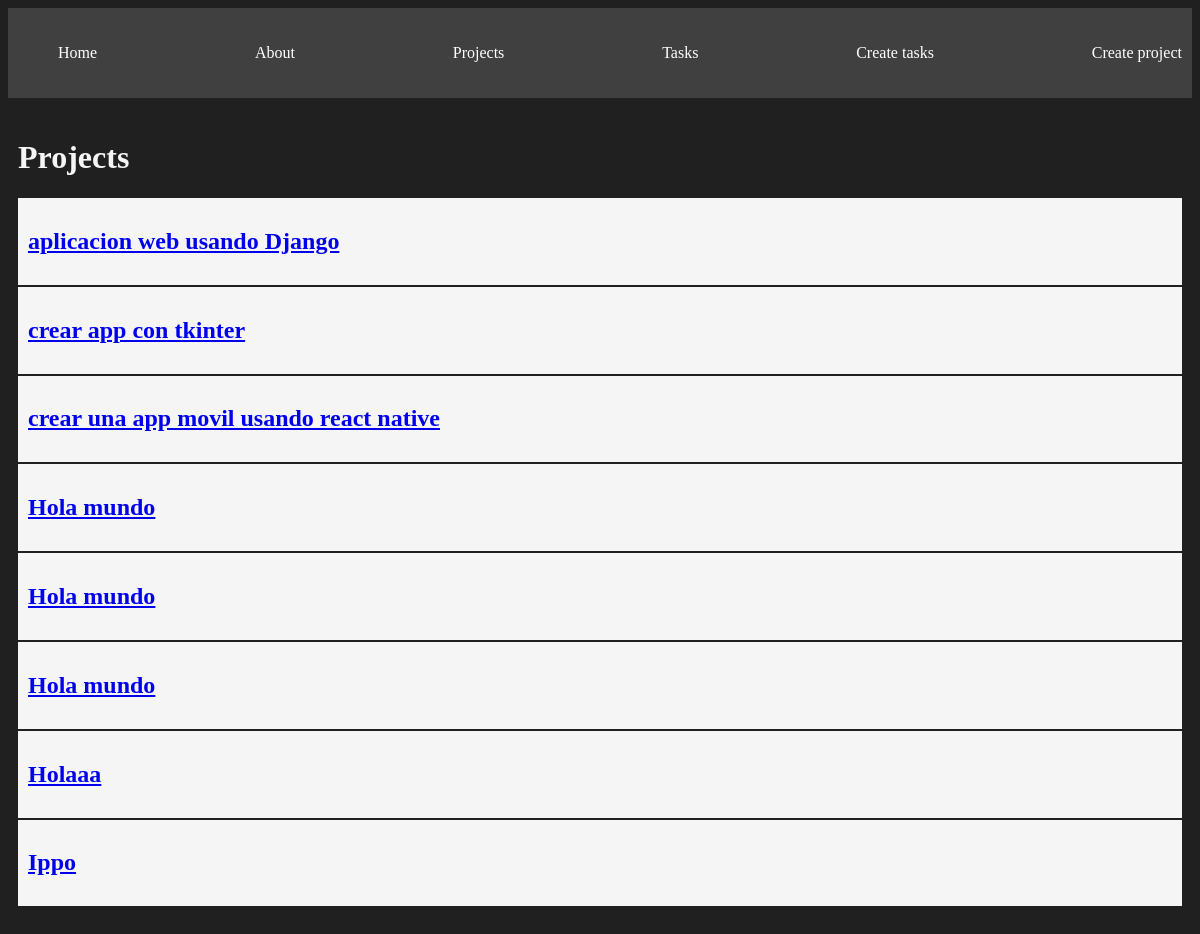
/projects/, run on the app's committed database.
### myapp/models.py (models this page shows, shortened)
class Project(models.Model):
    name = models.CharField(max_length=200)

### myapp/views.py (the view)
# urls.py: path("projects/", views.projects, name="projects"),
def projects(request):
    projects = Project.objects.all()
    return render(request, "projects/projects.html", {
        "projects": projects
    })

### myapp/templates/projects/projects.html
{% extends "layouts/base.html" %}
{% block content %}
<h1>Projects</h1>
{% for project in projects%}
<article class="card">
    <a href="{% url 'project_detail' project.id %}">
        <h1>{{project.name}}</h1>
    </a>
</article>
{% endfor %}
{% endblock %}

### myapp/static/styles/main.css (style rules this page uses)
body { background: #202020; color: whitesmoke; }
.card { background: whitesmoke; color: black; padding: 10px; margin-bottom: 2px; }

### data on the page
Project: name "aplicacion web usando Django"
Project: name "crear app con tkinter"
Project: name "crear una app movil usando react native"
Project: name "Hola mundo"
Project: name "Hola mundo"
Project: name "Hola mundo"
Project: name "Holaaa"
Project: name "Ippo"
